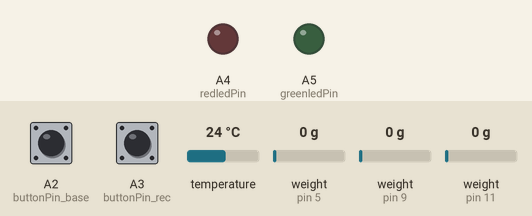
Recording of a sketch running on a simulated Arduino Uno, built with avr-gcc and run on an emulated ATmega328P. On the bench: output pins drawn as LEDs (lit = HIGH). Dashed ring = blinking. The test bench sets the inputs (shaded band); at power-on: A2 (buttonPin_base) LOW, A3 (buttonPin_rec) LOW, temperature 24 °C, weight on the scale (sensors on pin 5, pin 9, pin 11) 0 g. The local clock reads 2024-03-15 10:24:30 at power-on unless the sketch sets it; storage starts empty.

Above: at 0.19 s.
At 1.2 s:
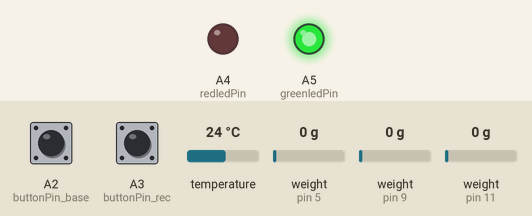
1.3 s: A2 (buttonPin_base) pulled HIGH for 0.35 s
At 4.5 s:
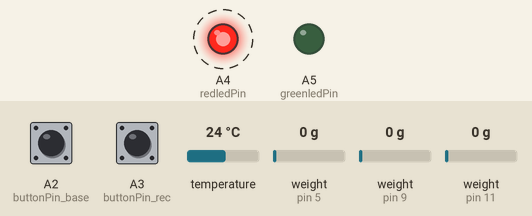
4.6 s: A3 (buttonPin_rec) pulled HIGH for 0.35 s
6.4 s: A3 (buttonPin_rec) pulled HIGH for 1 s
10.4 s: A3 (buttonPin_rec) pulled HIGH for 3.2 s
Timing chart, 0 to 16.1 s (numbered marks = the images above; inputs shaded):
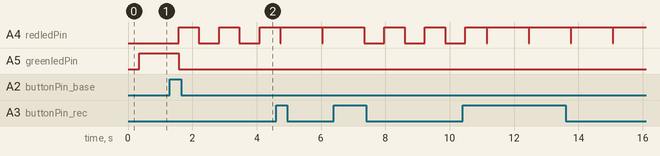

Measured:
- after the input at 1.3 s, A4 (redledPin): alternates HIGH for 0.63 s and LOW for 0.63 s, starting after 0.27 s; A5 (greenledPin): HIGH → LOW after 0.27 s

The sketch:

190220_proto1_akkumode.ino
```cpp
// (licence header left out)
//----------INCLUDING LIBRARIES---------------------------------------------------------------
#include <SPI.h> //lib for serial peripheral interface
#include <SD.h> //lib for sd card
#include <Q2HX711.h> //lib for HX711
#include <Wire.h> //needed for RTC
#include "RTClib.h" //lib for RTC
//#include <dht11.h> //lib for temperature & humidity

//----------DEFINING PINS, VARIABLES & FUNCTIONS-----------------------------------------------
const int chipSelect = 4; //port for sd card

//Variables for hx711 -> 1 LOADCELL AND 1 STRAIN GAUGE IN USE
const int DOUT1 = 5; //strain gauge 1 LOAD CELL
const int CLK1 = 6; //strain gauge 1 LOAD CELL

const int DOUT2 = 9; //strain gauge 2
const int CLK2 = 10; //strain gauge 2

const int DOUT3 = 11; //strain gauge 3 data LOAD CELL
const int CLK3 = 12; //strain gauge 3 clock LOAD CELL

//const int DOUT4 = A0; //strain gauge 4 data
//const int CLK4 = 13; //strain gauge 4 clock -> to define Pin as input

//Variables for LEDS and Button
const int redledPin = A4; //red led pin (data acquisition on going)
const int greenledPin = A5;//green led pin (no data acquisition,system ready)
const int buttonPin_rec = A3; //button pin for recording
const int buttonPin_base = A2; //button pin for baseline

int buttonPushCounter_rec = 0; // counter for the number of recording button presses
int buttonState_rec = 0; //current recording button state
int lastButtonState_rec = 0; // previous state of the recording button
int buttonPushCounter_base = 0; // counter for the number of baseline button presses
int buttonState_base = 0; //current baseline button state
int lastButtonState_base = 0; // previous state of the baseline button

// Variables for red led blinking
int redledState = LOW;             // ledState used to set the LED
unsigned long previousblinkMillis = 0;        // will store last time LED was updated
const long interval = 500;

long id = 1; //store the id # of our reading

//unsigned long offsettime; //offset from start rectime
unsigned long t0;
unsigned long t;
unsigned long currentmillis;
String filename; // create filename variable for baseline

//#define DHT11_PIN 13 //data pin temperature&humidity

//Functions for hx711
Q2HX711 strain1(DOUT1,CLK1); //strain gauge 1
Q2HX711 strain2(DOUT2,CLK2); //strain gauge 2
Q2HX711 strain3(DOUT3,CLK3); //strain gauge 3
//Q2HX711 strain4(DOUT4,CLK4); //strain gauge 4

//Function for RTC with date, time & temperature
RTC_DS3231 rtc;

//Function for DHT11 (temp&hum)
//dht11 DHT;


//----------SETUP LOOP------------------------------------------------------------------------------
void setup() {

  //Serial not needed in battery modus
    //Serial.begin(9600); // start serial
    //delay(3000); // wait for console opening

  //Temperature sensor not in use at the moment
    //int chk = DHT.read(DHT11_PIN);
    //int temp = DHT.temperature;
    //int humidity = DHT.humidity;

  //Serial not needed in battery modus
    //while (!Serial) {
        //; // wait for serial port connection
    //}
    //Serial.print("Initializing SD card..."); //initializing sd card

  if (!SD.begin(chipSelect)) {
    //Serial.println("Card failed"); // sd card not found
       //while (1);
   }
  //Serial.println("card initialized."); //sd card ok

  if (! rtc.begin()) { //check if RTC available
      //Serial.println("Couldn't find RTC"); //errore message if not found
     while (1);
   }

  if (rtc.lostPower()) {
    //Serial.println("RTC lost power, lets set the time!"); //error message if no power
    rtc.adjust(DateTime(F(__DATE__), F(__TIME__))); //set time via PC
    // This line sets the RTC with an explicit date & time, for example to set
    // January 21, 2014 at 3am you would call:
    // rtc.adjust(DateTime(2014, 1, 21, 3, 0, 0));

  }

  pinMode(redledPin, OUTPUT); // define redledPin as output for data acquisition
  pinMode(greenledPin,OUTPUT); //define greenledPin as output for system ready
  pinMode(buttonPin_rec, INPUT); // define buttonPin as input
  pinMode(buttonPin_base, INPUT); // define buttonPin base as input
  //pinMode(DOUT4, INPUT); // define CLK4 as input


  //RTC Function & variables
  DateTime now = rtc.now(); //date & time

  int year_2digit = (now.year()-2000); //get year as 2 digit
  int temp = rtc.getTemperature(); //get temperature from RTC

//Construct filename (maxiumum digit # of filename = 12)
  filename = String(year_2digit) + String(now.month()) + String(now.day()) + String(now.minute()) + String(".txt");
  //filename_rec =  String("r") + String(year_2digit) + String(now.month()) + String(now.day()) + String(now.minute()) + String(".txt");

  File dataFile = SD.open(filename,FILE_WRITE); //open file

   String actual_date = String(now.day()) + "." + String(now.month()) + "." + String(now.year()); //actual date
   String actual_time = String(now.hour()) + ":" + String(now.minute()) + ":" + String(now.second()); //actual time
   String userinfo = "Date: " + actual_date + " , In use by: Mena"; //user info
   String infoline_start = "Daytime: " + actual_time + ", Temperature: " + String(temp) + "°C";// file infoline
   String header = "ID, strain1, strain2, strain3, temp [°C], runtime [ms]"; // file header

  if (dataFile){ //if file is available write sensor data
    //dataFile.println(",,"); //blank line in case there where previous data
    File dataFile = SD.open(filename, FILE_WRITE); //open baseline file
    dataFile.println(userinfo); //print user info in datafile
    dataFile.println(infoline_start); //printing general info in datafile
    dataFile.println(header); //writing header in datafile
    dataFile.close();
    //Serial.println(userinfo); //print user info on Serial
    //Serial.println(infoline_start); //print infoline on Serial
    //Serial.println(header); // print also sensor data to Serial
  }

  else {
    //Serial.println("error creating datafile"); // error message if file not open
  }

}

//-----------------------------------------blinkblink------------------------------------------------------------
//Function red led blinking
void blinkblink() {
  unsigned long currentblinkMillis = millis();

  if (currentblinkMillis - previousblinkMillis >= interval) {
    // save the last time you blinked the LED
    previousblinkMillis = currentblinkMillis;

    // if the LED is off turn it on and vice-versa:
    if (redledState == LOW) {
      redledState = HIGH;
    } else {
      redledState = LOW;
    }

    // set the LED with the ledState of the variable:
    digitalWrite(redledPin, redledState);
  }
}

//-----------------------------------LOOP-------------------------------------------------------------------------
void loop() {

  float strain1out = strain1.read(); // reading HX711 from strain gauge 1
  float strain2out = strain2.read(); // reading HX711 from strain gauge 2
  float strain3out = strain3.read(); // reading HX711 from strain gauge 3
  //float strain4out = strain4.read(); // reading HX711 from strain gauge 4
  //int chk = DHT.read(DHT11_PIN);
  //int temp = DHT.temperature;
  //int humidity = DHT.humidity;
  DateTime now = rtc.now(); //date & time
  int temp = rtc.getTemperature();
  t0 = millis();

  String actual_time = String(now.hour()) + ":" + String(now.minute()) + ":" + String(now.second()); //actual time
  //String filename_inuse = filename_new;
  String dataoutput = String(id) + ", " + String(strain1out) + ", " + String(strain2out) +  ", " + String(strain3out) + "," + String(temp) + ", " + String(t);

  buttonState_rec = digitalRead(buttonPin_rec); //read state of recording button
  buttonState_base = digitalRead(buttonPin_base); //read state of baseline button


  if(buttonState_base != lastButtonState_base){

    if (buttonState_base == HIGH) {//if button pressed
      buttonPushCounter_base++;
      id = 1; //reset index
      currentmillis = t0;
      File dataFile = SD.open(filename,FILE_WRITE); //open dataFile
      dataFile.println("BASELINE Time: " + actual_time);
      dataFile.close();
      //Serial.println("BASELINE Time: " + actual_time);
    }
     lastButtonState_base = buttonState_base;
     t = 0;

  }

  if ((buttonPushCounter_base % 2 == 1) && (buttonPushCounter_rec % 2 == 0 || buttonPushCounter_rec % 2 == 1)) {
    digitalWrite(greenledPin, LOW);
    blinkblink(); //function red led blinking
    t = t0 - currentmillis; //reset millis
    File dataFile = SD.open(filename,FILE_WRITE); //open dataFile
    dataFile.println(dataoutput); //print sensor data to datafile
    dataFile.close();
    //Serial.println(dataoutput); // print also sensor data to serial
    id++; //Increment ID number for row
    }
    else {
   digitalWrite(redledPin, LOW);
   digitalWrite(greenledPin, HIGH);
  }


  if(buttonState_rec != lastButtonState_rec) {//compare current and last button states
   //if state has changed (button pressed)

    if (buttonState_rec == HIGH) {//if button pressed
      buttonPushCounter_rec++;
      id = 1; //reset index
      currentmillis = t0;
      File dataFile = SD.open(filename,FILE_WRITE); //open dataFile
      dataFile.println("RECORDING Time: " + actual_time);
      dataFile.close();
      //Serial.println("RECORDING Time: " + actual_time);
    }
      lastButtonState_rec = buttonState_rec;
     t = 0;

  }

  if ((buttonPushCounter_rec % 2 == 1) && (buttonPushCounter_base % 2 == 0 || buttonPushCounter_base % 2 == 1)) {
    digitalWrite(greenledPin, LOW);
    digitalWrite(redledPin, HIGH);
    t = t0 - currentmillis; //reset millis
    File dataFile = SD.open(filename,FILE_WRITE);
    dataFile.println(dataoutput); //print sensor data to datafile
    dataFile.close();
    //Serial.println(dataoutput); // print also sensor data to serial
    id++; //Increment ID number for row
  } else {
    if(buttonPushCounter_base % 2 == 0){
    digitalWrite(redledPin, LOW);
    digitalWrite(greenledPin, HIGH);
    }
}

  //delay(1000);
}
```
